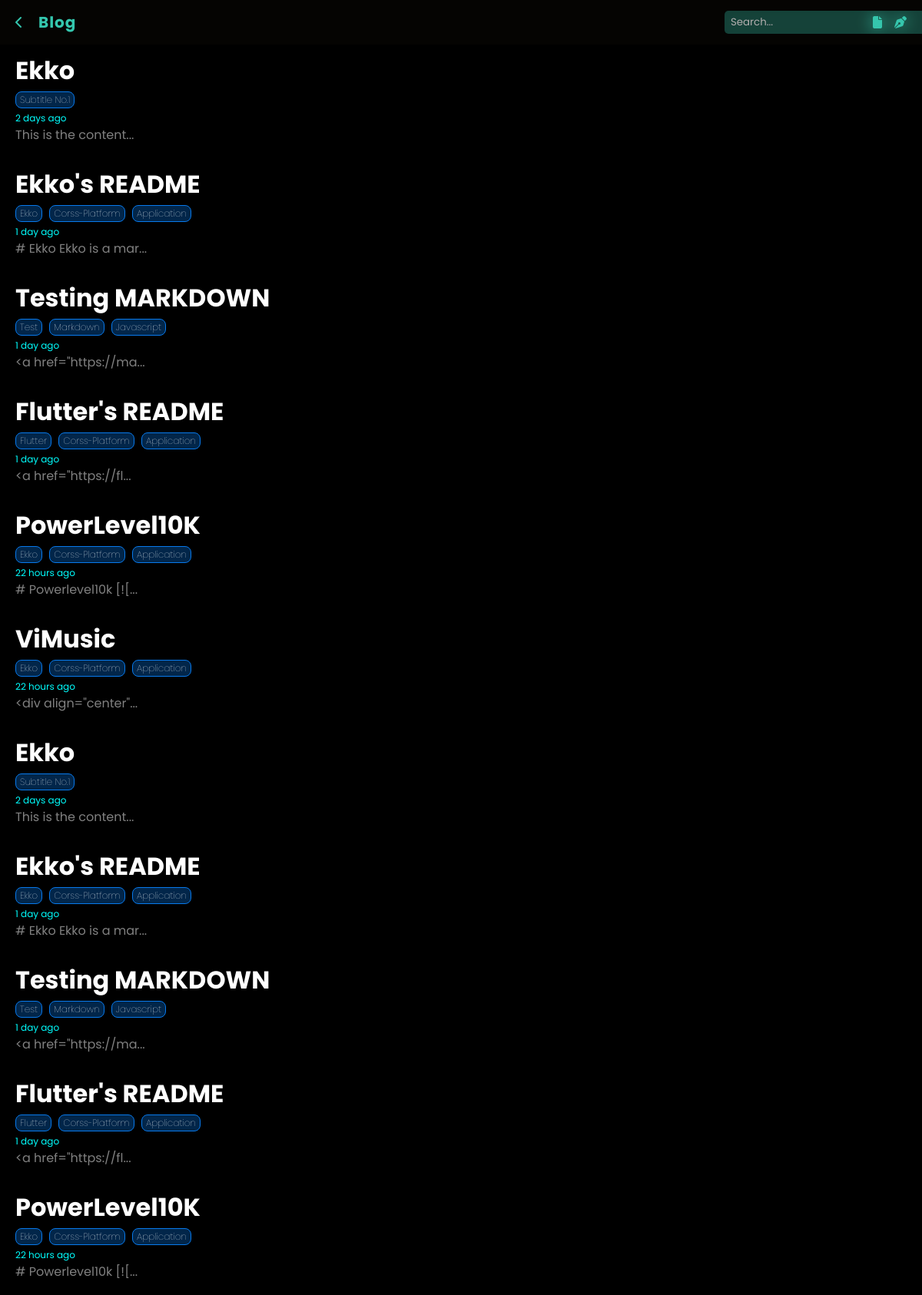
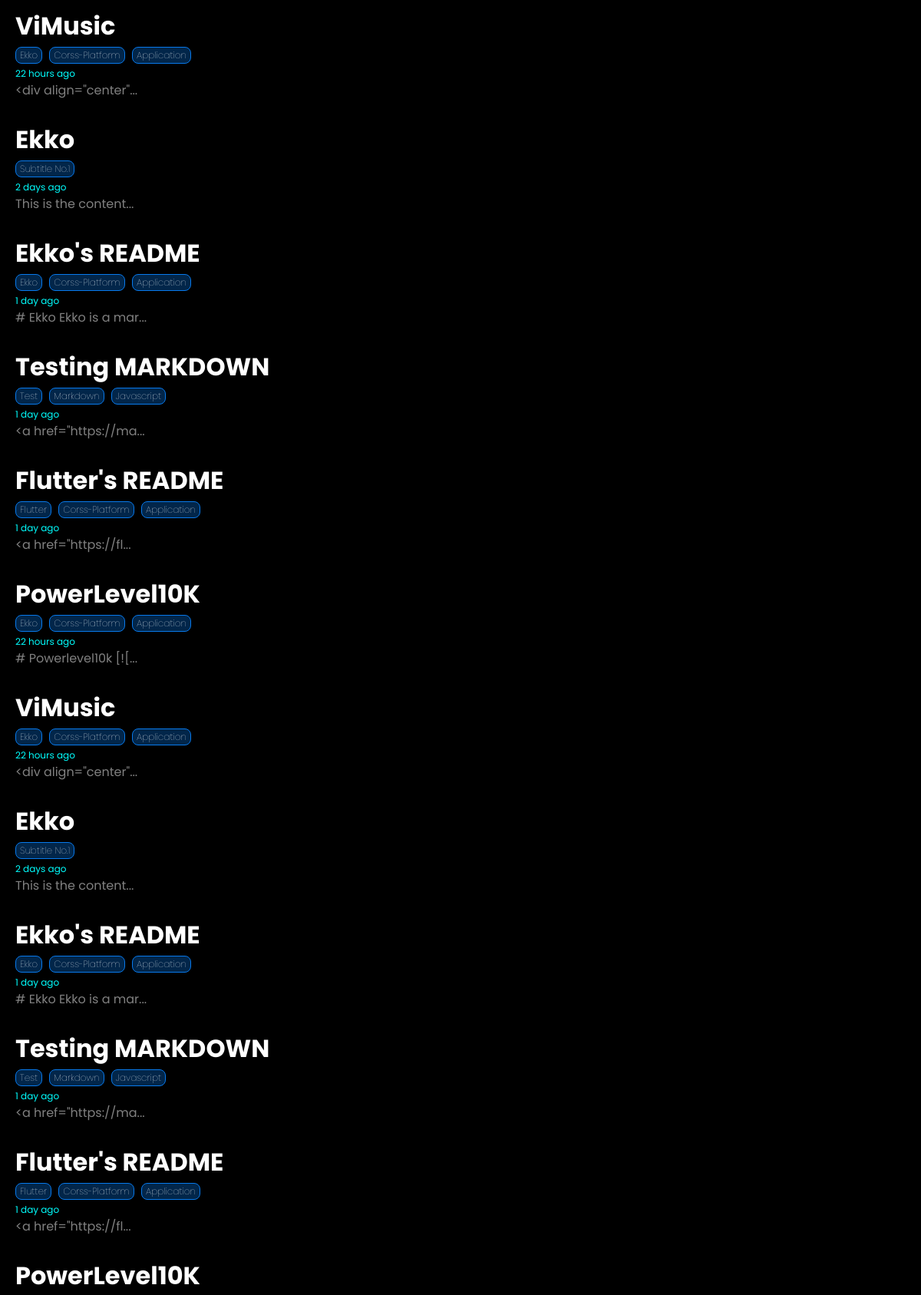
Page /blog (upper part) on the committed database (2 pictures, top to bottom).
### tables this page shows
CREATE TABLE posts (
			id INTEGER PRIMARY KEY,
			title TEXT,
			content TEXT,
			tags TEXT,
			lastEdit TEXT,
			visibility BIT
		);

### main.py (the view)
@app.route('/blog')
def blog():
	posts:list[BlogPost] = Database().load_posts()
	return render_template('blog.html', posts=posts);

### src/database/database.py (called while the page is built)
	def load_posts(self) -> list[BlogPost]:
		posts:list[BlogPost] = []
		for post in self.cursor.execute("SELECT * FROM posts"):
			json_data = {
				"id":post[0],
				"title":post[1],
				"content":post[2],
				"tags":post[3],
				"lastEdit":post[4],
				"visibility":post[5]}
			current:BlogPost = parse_blog_post(json_data)
			posts.append(current)
		return posts

### src/models/blog_post.py (called while the page is built)
def parse_blog_post(inpt: dict[str, int | str | bool]) -> BlogPost:
	return BlogPost(
		id=inpt['id'] if type(inpt['id']) is int else 0,
		tags=inpt['tags'] if type(inpt['tags']) is str else "",
		visibility= bool(inpt['visibility']),
		title=inpt['title'] if type(inpt['title']) is str else "",
		content=inpt['content'] if type(inpt['content']) is str else "",
		last_edit=datetime.strptime(
			inpt['lastEdit'] if type(inpt['lastEdit']) is str else "",
			'%Y-%m-%d %H:%M:%S'),
	)

	def get_time(self) -> str:
		timing:timedelta = datetime.now() - self.last_edit
		times:dict[str, int] = {
			"year": timing.days // 365,
			"month": timing.days // 30 % 12,
			"day": timing.days % 30,
			"hour": timing.seconds // 3600,
			"minute": timing.seconds // 60 % 60,
			"second": timing.seconds % 60}
		for k, v in times.items():
			if v != 0:
				return f"{v} {k}{'s' if v > 1 else ''} ago"
		return ""

### templates/blog.html (shortened to what this page needs)
{% extends "base.html" %}
{% block head %}
<link rel="stylesheet" href="{{ url_for('static', filename='dist/blog.css')}}">
{% endblock %}
{% block nav_title %}Blog{% endblock %}
{% block nav_leading %}
	<a href="/">
		<i class="fa-solid fa-chevron-left"></i>
	</a>
{% endblock %}
{% block nav_trailing %}
	<a href="/projects">
		<i class="fa-solid fa-file"></i>
	</a>
	<a href="/blog">
		<i class="fa-sharp fa-solid fa-pen-nib"></i>
	</a>
{% endblock %}
{% block body %}
	{% for i in range(10) %}
	{% for post in posts %}
	<div onClick="moveToPost({{ post.id }})" class="postItem" >
		<p class="headline">{{ post.title }}</p>
		{% for tag in post.tags.split("|") %}
			<div class="tagRow">
				<p>{{ tag.strip() }}</p>
			</div>
		{% endfor %}
		<p class="timing">{{ post.get_time() }}</p>
		<p class="subContent">{{ post.content[:20] }}...</p>
	</div>
	{% endfor %}
	{% endfor %}
{% endblock %}

### templates/base.html (shortened to what this page needs)
<!DOCTYPE html>
<html lang="en">
<head>
	<link rel="stylesheet" href="https://cdnjs.cloudflare.com/ajax/libs/font-awesome/6.5.1/css/all.min.css">
	<link rel="stylesheet" href="{{ url_for('static', filename='dist/style.css')}}">
	{% block head %}
	{% endblock %}
</head>
<body>
	<nav>
		<ul>
			{% block nav_leading %}{% endblock %}
			<h2>{% block nav_title %}{% endblock %}</h2>
		</ul>
		<ul>
			<div class="searchBar">
				<input type="text" placeholder="Search...">
			</div>
			{% block nav_trailing %}{% endblock %}
		</ul>
	</nav>
	<div class="gap" style="height: 60px"></div>
	<main>
		{% block body %}
		{% endblock %}
	</main>
</body>
</html>

### rows in the picture
posts: title "Ekko", strip "Subtitle No.1", get_time "2 days ago", content "This is the content"
posts: title "Ekko's README", strip "Ekko" "Corss-Platform" "Application" "Ekko" "Corss-Platform" "Application" "Ekko" "Corss-Platform" "Application" "Ekko" "Corss-Platform" "Application", get_time "1 day ago", content "# Ekko Ekko is a mar"
posts: title "Testing MARKDOWN", strip "Test" "Markdown" "Javascript" "Test" "Markdown" "Javascript" "Test" "Markdown" "Javascript" "Test" "Markdown" "Javascript", get_time "1 day ago", content "<a href=\"https://ma"
posts: title "Flutter's README", strip "Flutter" "Corss-Platform" "Application" "Flutter" "Corss-Platform" "Application" "Flutter" "Corss-Platform" "Application" "Flutter" "Corss-Platform" "Application", get_time "1 day ago", content "<a href=\"https://fl"
posts: title "PowerLevel10K", strip "Ekko" "Corss-Platform" "Application" "Ekko" "Corss-Platform" "Application" "Ekko" "Corss-Platform" "Application", get_time "22 hours ago", content "# Powerlevel10k [!["
posts: title "ViMusic", strip "Ekko" "Corss-Platform" "Application" "Ekko" "Corss-Platform" "Application" "Ekko" "Corss-Platform" "Application", get_time "22 hours ago", content "<div align=\"center\""
